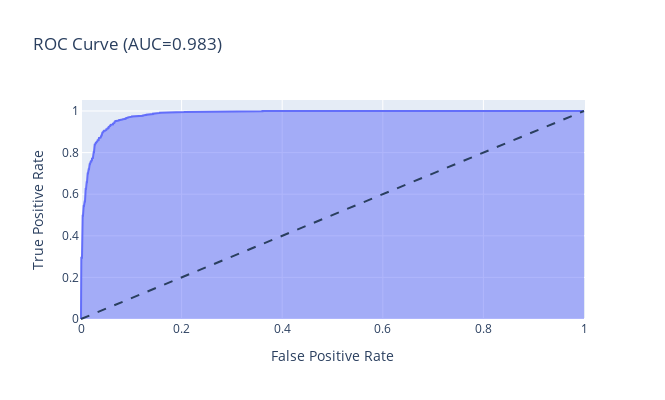

The cell this chart's notebook holds for it:
### Markdown cell above
<h3>4.5.- ROC Curve and confusion matrix for best model</h3>
<a id="ROC"></a>

### Code cell
model = XGBClassifier(learning_rate = 0.1, max_depth = 9, n_estimators = 100)
model.fit(x_train,y_train)
model_pred = model.predict(x_test)
cm_xgb = confusion_matrix(y_test, model_pred)
y_prob = model.predict_proba(x_test)[:,1]

fpr, tpr, thresh = roc_curve(y_test, y_prob)

print(cm_xgb)

plt.figure(figsize = (8, 5))
sns.heatmap(cm_xgb, annot=True, fmt = 'd', linewidths = 5, cmap="mako", cbar = False, annot_kws = {'fontsize': 13},
             yticklabels = ['No stroke', 'Stroke'], xticklabels = ['Predicted no stroke', 'Predicted stroke'])
plt.title('Confusion Matrix for XGBoost model')
plt.show()

fig = px.area(
    x=fpr, y=tpr,
    title=f'ROC Curve (AUC={auc(fpr, tpr):.3f})',
    labels={'x':'False Positive Rate', 'y':'True Positive Rate'},
    width=665, height=400
)
fig.add_shape(
    type='line', line={'dash':'dash'},
    x0=0, x1=1, y0=0, y1=1
)

### Figure 1 — Plotly figure (JSON) as saved in the notebook; plotly's stock layout.template omitted (floating-point values rounded to 4 significant figures; data arrays with more than 128 entries replaced by an {"elided": "..."} marker saying what was removed)
{"data": [{"fillpattern": {"shape": ""}, "hovertemplate": "False Positive Rate=%{x}<br>True Positive Rate=%{y}<extra></extra>", "legendgroup": "", "line": {"color": "#636efa"}, "marker": {"symbol": "circle"}, "mode": "lines", "name": "", "orientation": "v", "showlegend": false, "stackgroup": "1", "type": "scatter", "x": {"elided": "424 float values"}, "xaxis": "x", "y": {"elided": "424 float values"}, "yaxis": "y"}], "layout": {"height": 400, "legend": {"tracegroupgap": 0}, "shapes": [{"line": {"dash": "dash"}, "type": "line", "x0": 0, "x1": 1, "y0": 0, "y1": 1}], "title": {"text": "ROC Curve (AUC=0.983)"}, "width": 665, "xaxis": {"anchor": "y", "domain": [0, 1], "title": {"text": "False Positive Rate"}}, "yaxis": {"anchor": "x", "domain": [0, 1], "title": {"text": "True Positive Rate"}}}}
